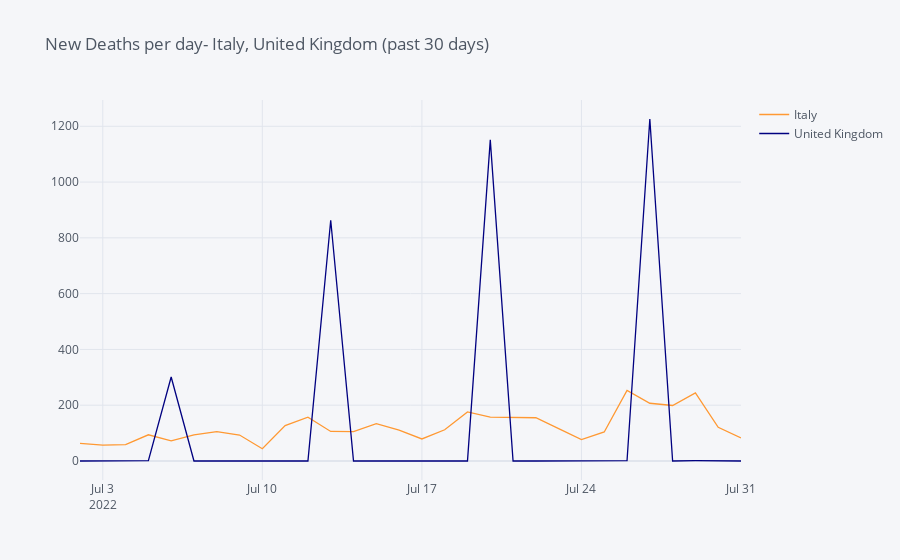

Notebook code for this chart:
### Code cell
icountry_compare(df, 'ITA','GBR')

### Figure 1 — Plotly figure (JSON) as saved in the notebook; plotly's stock layout.template omitted (floating-point values rounded to 4 significant figures)
{"data": [{"line": {"color": "rgba(255, 153, 51, 1.0)", "dash": "solid", "shape": "linear", "width": 1.3}, "mode": "lines", "name": "Italy", "text": "", "type": "scatter", "x": ["2022-07-02", "2022-07-03", "2022-07-04", "2022-07-05", "2022-07-06", "2022-07-07", "2022-07-08", "2022-07-09", "2022-07-10", "2022-07-11", "2022-07-12", "2022-07-13", "2022-07-14", "2022-07-15", "2022-07-16", "2022-07-17", "2022-07-18", "2022-07-19", "2022-07-20", "2022-07-21", "2022-07-22", "2022-07-23", "2022-07-24", "2022-07-25", "2022-07-26", "2022-07-27", "2022-07-28", "2022-07-29", "2022-07-30", "2022-07-31"], "y": [63, 57, 59, 94, 72, 94, 105, 93, 44, 127, 157, 106, 105, 134, 111, 79, 112, 176, 157, 157, 155, 116, 77, 104, 253, 207, 199, 244, 121, 83]}, {"line": {"color": "rgba(0, 0, 128, 1.0)", "dash": "solid", "shape": "linear", "width": 1.3}, "mode": "lines", "name": "United Kingdom", "text": "", "type": "scatter", "x": ["2022-07-02", "2022-07-03", "2022-07-04", "2022-07-05", "2022-07-06", "2022-07-07", "2022-07-08", "2022-07-09", "2022-07-10", "2022-07-11", "2022-07-12", "2022-07-13", "2022-07-14", "2022-07-15", "2022-07-16", "2022-07-17", "2022-07-18", "2022-07-19", "2022-07-20", "2022-07-21", "2022-07-22", "2022-07-23", "2022-07-24", "2022-07-25", "2022-07-26", "2022-07-27", "2022-07-28", "2022-07-29", "2022-07-30", "2022-07-31"], "y": [0, 0, 0, 1, 301, 0, 0, 0, 0, 0, 0, 863, 0, 0, 0, 0, 0, 0, 1151, 0, 0, 0, 0, 0, 1, 1226, 0, 1, 0, 0]}], "layout": {"legend": {"bgcolor": "#F5F6F9", "font": {"color": "#4D5663"}}, "paper_bgcolor": "#F5F6F9", "plot_bgcolor": "#F5F6F9", "title": {"font": {"color": "#4D5663"}, "text": "New Deaths per day- Italy, United Kingdom (past 30 days)"}, "xaxis": {"gridcolor": "#E1E5ED", "showgrid": true, "tickfont": {"color": "#4D5663"}, "title": {"font": {"color": "#4D5663"}, "text": ""}, "zerolinecolor": "#E1E5ED"}, "yaxis": {"gridcolor": "#E1E5ED", "showgrid": true, "tickfont": {"color": "#4D5663"}, "title": {"font": {"color": "#4D5663"}, "text": ""}, "zerolinecolor": "#E1E5ED"}}}
